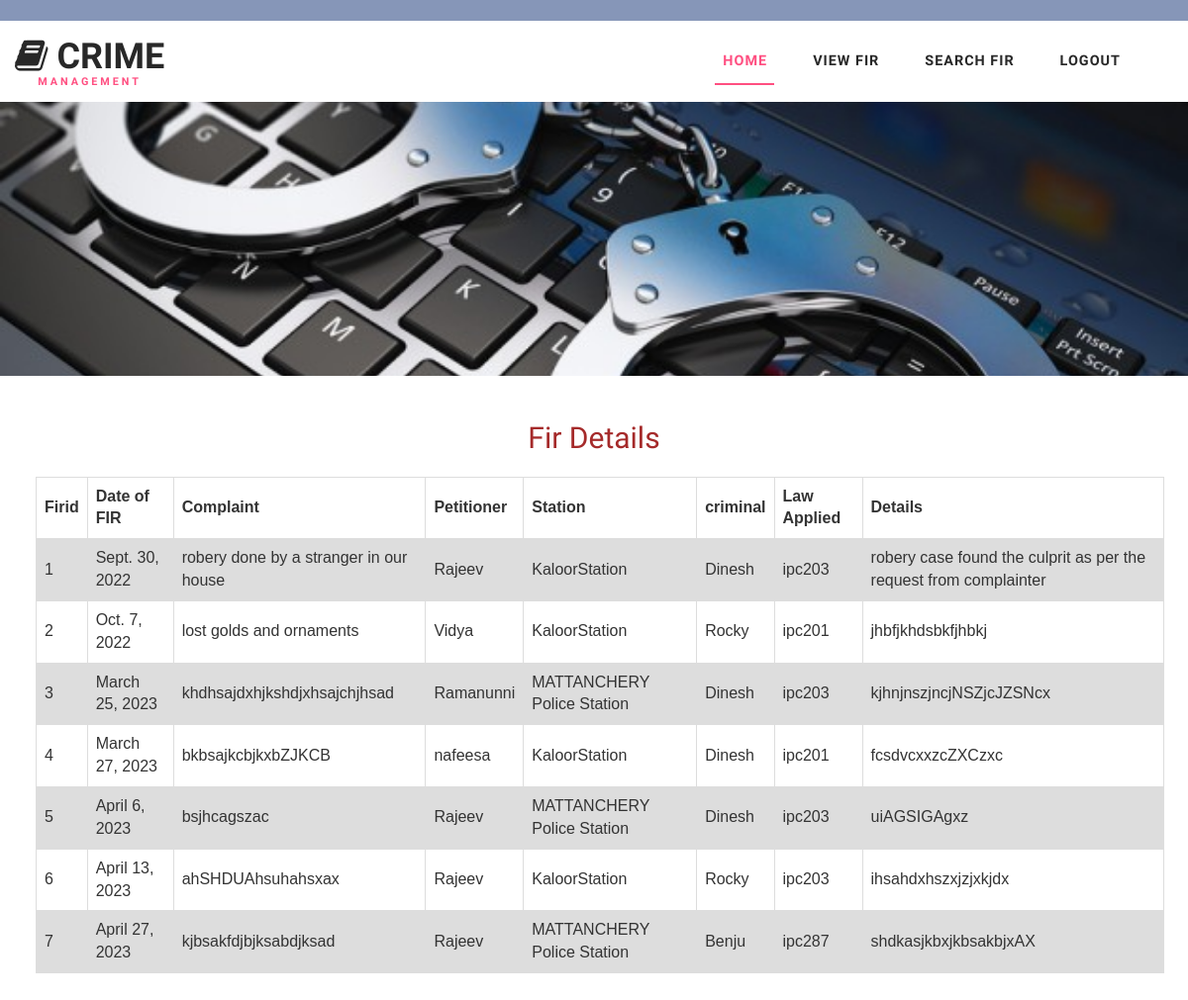
The app's page /courtviewfir with its own data.
### crimeapp/models.py (models this page shows)
class Fir(models.Model):
    cid=models.ForeignKey(Complaint,on_delete=models.CASCADE,blank=True,null=True)
    crid=models.ForeignKey(Criminal,on_delete=models.CASCADE,blank=True,null=True)
    firdate=models.DateField(auto_now=True)
    lawapplied=models.CharField(max_length=100)
    details=models.CharField(max_length=100)

class Complaint(models.Model):
    sid=models.ForeignKey(Station,on_delete=models.CASCADE,blank=True,null=True)
    pid=models.ForeignKey(Publicuser,on_delete=models.CASCADE,blank=True,null=True)
    comptitle=models.CharField(max_length=100)
    desc=models.CharField(max_length=100)
    identification=models.CharField(max_length=100)
    cdate=models.DateField(auto_now=True)
    status=models.CharField(max_length=100)

class Publicuser(models.Model):
    name=models.CharField(max_length=100)
    address=models.CharField(max_length=100)
    email=models.CharField(max_length=100)
    contact=models.CharField(max_length=100)
    vid=models.CharField(max_length=100,null=True)
    aid=models.CharField(max_length=100,null=True)

class Station(models.Model):
    name=models.CharField(max_length=100)
    address=models.CharField(max_length=100)
    email=models.CharField(max_length=100)
    contact=models.CharField(max_length=100)
    district=models.CharField(max_length=100,null=True)

class Criminal(models.Model):
    name=models.CharField(max_length=100)
    age=models.CharField(max_length=100,null=True)
    height=models.CharField(max_length=100,null=True)
    weight=models.CharField(max_length=100,null=True)
    gender=models.CharField(max_length=100,null=True)
    address=models.CharField(max_length=100,null=True)
    contact=models.CharField(max_length=100,null=True)
    identification=models.CharField(max_length=100)
    nickname=models.CharField(max_length=100,null=True)
    optype=models.CharField(max_length=100,null=True)
    photo=models.ImageField()
    thumb=models.ImageField(null=True)

### crimeapp/views.py (the view)
# urls.py: path('courtviewfir', views.courtviewfir),
def courtviewfir(request):
    data = Fir.objects.all
    return render(request, 'courtviewfir.html', {'data': data})

### template/courtviewfir.html (shortened to what this page needs)
{% extends 'courtheader.html' %}
{% block content1 %}
<form method="POST">
<br>
<br>
<h2 align="center" style="color:brown">Fir Details</h2>
<br>
<table class="customers">
<tr>
    <th>Firid</th>
    <th>Date of FIR</th>
    <th>Complaint</th>
    <th>Petitioner</th>
    <th>Station</th>
    <th>criminal</th>
    <th>Law Applied</th>
    <th>Details</th>
</tr>
    {% for x in data %}
    <tr>
        <td>{{x.id}}</td>
        <td>{{x.firdate}}</td>
        <td>{{x.cid.desc}}</td>
        <td>{{x.cid.pid.name}}</td>
        <td>{{x.cid.sid.name}}</td>
        <td>{{x.crid.name}}</td>
        <td>{{x.lawapplied}}</td>
        <td>{{x.details}}</td>
        </tr>
    {% endfor %}
</table>
<br>
<br>
<br>
<br>
<br>
<br>
<br>
<br>
</form>
{% endblock %}

### static/css/style.css (style rules this page uses)
html, body { margin: 0; font-size: 100%; background: #fff; font-family: 'Work Sans', sans-serif; }
h1, h2, h3, h4, h5, h6 { margin: 0; font-family: 'Work Sans', sans-serif; }

### template/courtviewfir.html (style rules this page uses)
table { font-family: arial, sans-serif; border-collapse: collapse; width: 95%; margin-left: 3%; border: #000000; }
td, th { border: 1px solid #dddddd; text-align: left; padding: 8px; }
tr:nth-child(even) { background-color: #dddddd; }

### records on screen
Fir: id "1", firdate "Sept. 30, 2022", cid.desc "robery done by a stranger in our house", cid.pid.name "Rajeev", cid.sid.name "KaloorStation", crid.name "Dinesh", lawapplied "ipc203", details "robery case found the culprit as per the request from complainter"
Fir: id "2", firdate "Oct. 7, 2022", cid.desc "lost golds and ornaments", cid.pid.name "Vidya", cid.sid.name "KaloorStation", crid.name "Rocky", lawapplied "ipc201", details "jhbfjkhdsbkfjhbkj"
Fir: id "3", firdate "March 25, 2023", cid.desc "khdhsajdxhjkshdjxhsajchjhsad", cid.pid.name "Ramanunni", cid.sid.name "MATTANCHERY Police Station", crid.name "Dinesh", lawapplied "ipc203", details "kjhnjnszjncjNSZjcJZSNcx"
Fir: id "4", firdate "March 27, 2023", cid.desc "bkbsajkcbjkxbZJKCB", cid.pid.name "nafeesa", cid.sid.name "KaloorStation", crid.name "Dinesh", lawapplied "ipc201", details "fcsdvcxxzcZXCzxc"
Fir: id "5", firdate "April 6, 2023", cid.desc "bsjhcagszac", cid.pid.name "Rajeev", cid.sid.name "MATTANCHERY Police Station", crid.name "Dinesh", lawapplied "ipc203", details "uiAGSIGAgxz"
Fir: id "6", firdate "April 13, 2023", cid.desc "ahSHDUAhsuhahsxax", cid.pid.name "Rajeev", cid.sid.name "KaloorStation", crid.name "Rocky", lawapplied "ipc203", details "ihsahdxhszxjzjxkjdx"
Fir: id "7", firdate "April 27, 2023", cid.desc "kjbsakfdjbjksabdjksad", cid.pid.name "Rajeev", cid.sid.name "MATTANCHERY Police Station", crid.name "Benju", lawapplied "ipc287", details "shdkasjkbxjkbsakbjxAX"
